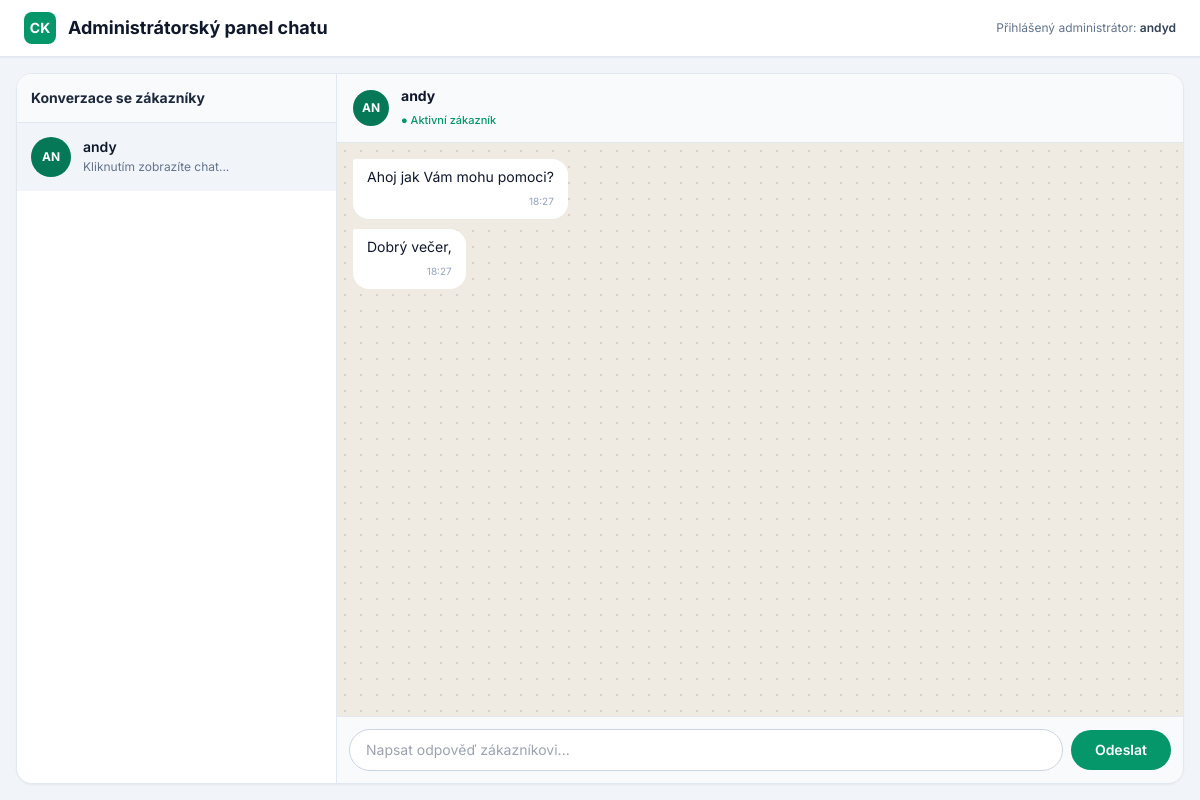
The app's page /zpravy/admin-dashboard/?user_id=2 (signed in) with its own data.
### zpravy/models/administrator.py (models this page shows, shortened)
class ChatMessage(models.Model):
  sender = models.ForeignKey(
      User, on_delete=models.CASCADE, related_name='sent_messages'
  )
  receiver = models.ForeignKey(
      User, on_delete=models.CASCADE, related_name='received_messages'
  )
  message = models.TextField()
  timestamp = models.DateTimeField(auto_now_add=True)
  is_read = models.BooleanField(default=False)

### zpravy/views/administrator/administrator.py (the view, shortened to what this page needs)
@user_passes_test(is_admin)
def admin_chat_dashboard_view(request):
  aktivni_uzivatele = User.objects.filter(sent_messages__isnull=False).distinct()
  vybrany_uzivatel_id = request.GET.get('user_id')
  aktivni_zpravy = []
  vybrany_uzivatel = None
  if vybrany_uzivatel_id:
    vybrany_uzivatel = get_object_or_404(User, id=vybrany_uzivatel_id)
    aktivni_zpravy = ChatMessage.objects.filter(
        Q(sender=request.user, receiver=vybrany_uzivatel)
        | Q(sender=vybrany_uzivatel, receiver=request.user)
    ).order_by('timestamp')
  return render(
      request,
      'zpravy/administrator/chat/admin_dashboard.html',
      {
          'aktivni_uzivatele': aktivni_uzivatele,
          'vybrany_uzivatel': vybrany_uzivatel,
          'aktivni_zpravy': aktivni_zpravy,
      },
  )

### zpravy/views/administrator/administrator.py (called while the page is built)
def is_admin(user):
  return user.is_authenticated and user.is_superuser

### zpravy/templates/zpravy/administrator/chat/admin_dashboard.html (shortened to what this page needs)
<!DOCTYPE html>
<html lang="cs">
<head>
    <script src="https://cdn.tailwindcss.com"></script>
</head>
<body class="bg-slate-100 text-slate-800 h-screen flex flex-col overflow-hidden">
    <header class="bg-white border-b border-slate-200 px-6 py-3 flex items-center justify-between shrink-0 shadow-sm">
        <div class="flex items-center gap-3">
            <span class="inline-flex items-center justify-center w-8 h-8 rounded-lg bg-emerald-600 text-white font-bold text-sm">CK</span>
            <h1 class="text-lg font-bold text-slate-900">Administrátorský panel chatu</h1>
        </div>
        <div class="text-xs text-slate-500">
            Přihlášený administrátor: <span class="font-semibold text-slate-700">{{ request.user.username }}</span>
        </div>
    </header>
    <main class="flex-1 max-w-[1600px] w-full mx-auto p-4 flex gap-4 h-[calc(100vh-60px)]">
        <div class="bg-white rounded-2xl shadow-sm border border-slate-200 w-full flex overflow-hidden">
            <aside class="w-80 shrink-0 border-r border-slate-200 flex flex-col bg-white">
                <div class="p-3.5 bg-slate-50 border-b border-slate-200 font-bold text-sm text-slate-800">
                    Konverzace se zákazníky
                </div>
                <div class="flex-1 overflow-y-auto divide-y divide-slate-100">
                    {% for u in aktivni_uzivatele %}
                        <a href="?user_id={{ u.id }}" class="w-full text-left p-3.5 transition flex items-start gap-3 hover:bg-slate-50 block {% if vybrany_uzivatel and vybrany_uzivatel.id == u.id %}bg-slate-100{% endif %}">
                            <div class="w-10 h-10 rounded-full bg-emerald-700 text-white flex items-center justify-center font-bold text-xs shrink-0">
                                {{ u.username|slice:":2"|upper }}
                            </div>
                            <div class="flex-1 min-w-0">
                                <div class="flex items-center justify-between">
                                    <span class="font-semibold text-sm text-slate-900 truncate">{{ u.username }}</span>
                                </div>
                                <p class="text-xs text-slate-500 truncate mt-0.5">Kliknutím zobrazíte chat...</p>
                            </div>
                        </a>
                    {% empty %}
                        <div class="p-6 text-center text-slate-400 text-sm">
                            Zatím žádné zprávy od zákazníků.
                        </div>
                    {% endfor %}
                </div>
            </aside>
            <section class="flex-1 flex flex-col min-w-0 bg-[#efeae2]">
                {% if vybrany_uzivatel %}
                    <div class="px-4 py-3 bg-slate-50 border-b border-slate-200 flex items-center justify-between shrink-0">
                        <div class="flex items-center gap-3">
                            <div class="w-9 h-9 rounded-full bg-emerald-700 text-white flex items-center justify-center font-bold text-xs">
                                {{ vybrany_uzivatel.username|slice:":2"|upper }}
                            </div>
                            <div>
                                <h2 class="font-bold text-sm text-slate-900">{{ vybrany_uzivatel.username }}</h2>
                                <span class="text-[11px] text-emerald-600 font-medium">● Aktivní zákazník</span>
                            </div>
                        </div>
                    </div>
                    <div id="chatMessages" class="flex-1 p-4 overflow-y-auto flex flex-col gap-2.5 wa-pattern">
                        {% for zpráva in aktivni_zpravy %}
                            {% if zpráva.sender == request.user %}
                                <div class="flex flex-col max-w-[65%] self-end items-end">
                                    <div class="bg-[#d9fdd3] text-slate-900 px-3.5 py-2 text-sm rounded-2xl rounded-tr-sm shadow-xs">
                                        {{ zpráva.message }}
                                        <div class="text-[10px] text-slate-500 text-right mt-1 flex items-center justify-end gap-1">
                                            <span>{{ zpráva.timestamp|time:"H:i" }}</span>
                                            <span class="text-sky-600 font-bold">✓✓</span>
                                        </div>
                                    </div>
                                </div>
                            {% else %}
                                <div class="flex flex-col max-w-[65%] self-start items-start">
                                    <div class="bg-white text-slate-900 px-3.5 py-2 text-sm rounded-2xl rounded-tl-sm shadow-xs">
                                        {{ zpráva.message }}
                                        <div class="text-[10px] text-slate-400 text-right mt-1">
                                            <span>{{ zpráva.timestamp|time:"H:i" }}</span>
                                        </div>
                                    </div>
                                </div>
                            {% endif %}
                        {% endfor %}
                    </div>
                    <form method="POST" class="p-3 bg-slate-50 border-t border-slate-200 flex items-center gap-2 shrink-0">
                        <input type="text" name="zprava" placeholder="Napsat odpověď zákazníkovi..." autocomplete="off" required
                            class="flex-1 text-sm px-4 py-2.5 bg-white border border-slate-300 rounded-full focus:outline-none focus:border-emerald-600 transition">
                        <button type="submit" class="bg-emerald-600 hover:bg-emerald-700 text-white font-semibold px-6 py-2.5 rounded-full text-sm transition cursor-pointer">
                            Odeslat
                        </button>
                    </form>
                {% else %}
                    <div class="flex-1 flex items-center justify-center text-slate-500 text-sm bg-slate-50 flex-col gap-2">
                        <span class="text-3xl">👈</span>
                        <p>Vyberte konverzaci v levém panelu pro zahájení komunikace se zákazníkem.</p>
                    </div>
                {% endif %}
            </section>
        </div>
    </main>
</body>
</html>

### zpravy/templates/zpravy/administrator/chat/admin_dashboard.html (style rules this page uses)
body { font-family: 'Inter', sans-serif; }
.wa-pattern { background-color: #efeae2; background-image: radial-gradient(#d5cfc7 1px, transparent 1px); background-size: 16px 16px; }

### records on screen
ChatMessage: message "Ahoj jak Vám mohu pomoci?", timestamp "18:27"
ChatMessage: message "Dobrý večer,", timestamp "18:27"

### other values on screen
{{ request.user.username }} "andyd"
{{ u.username|slice:":2"|upper }} "AN"
{{ u.username }} "andy"
{{ vybrany_uzivatel.username|slice:":2"|upper }} "AN"
{{ vybrany_uzivatel.username }} "andy"
